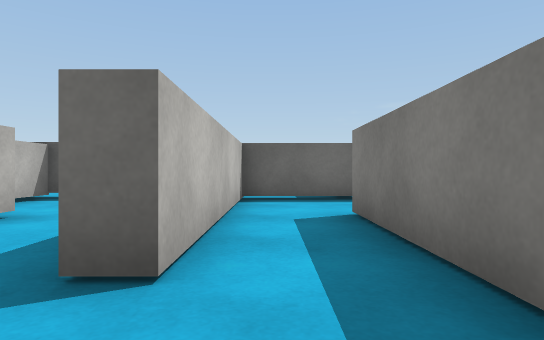
[1] (above)

16 first-person views from a walk through a Unity game level. The camera is 0.57 m above the floor, looks level and sees 75° across. The floor is counted in squares, 1 m on a side. Each view is taken from the middle of a square. On the plan, view 1 faces up. The plan holds only what a view shows up to about 10 squares ahead; the rest is blank. Surface patterns are stand-ins for the level's own textures.

[2]
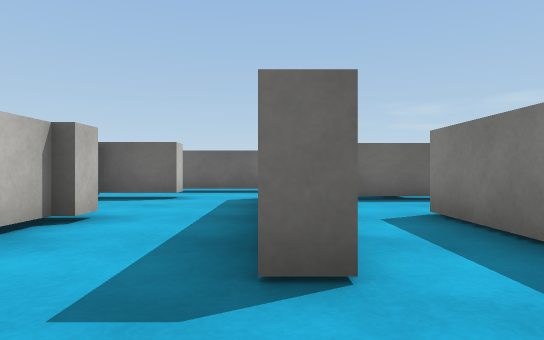

[3]
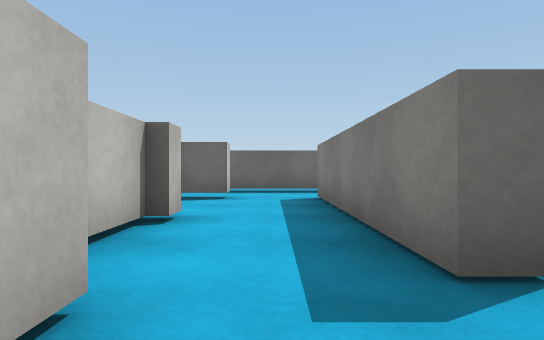

[4]
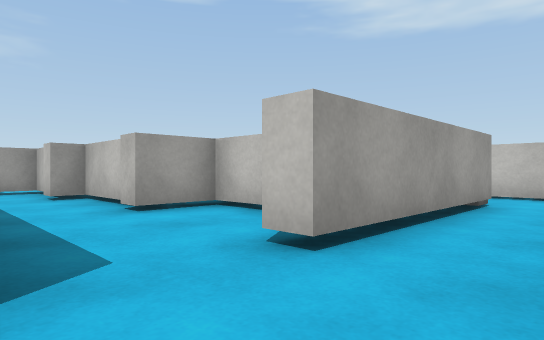

[5]
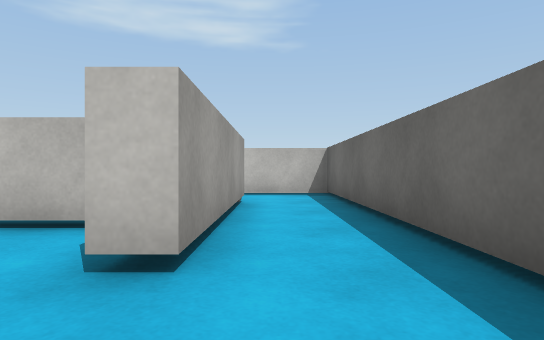

[6]
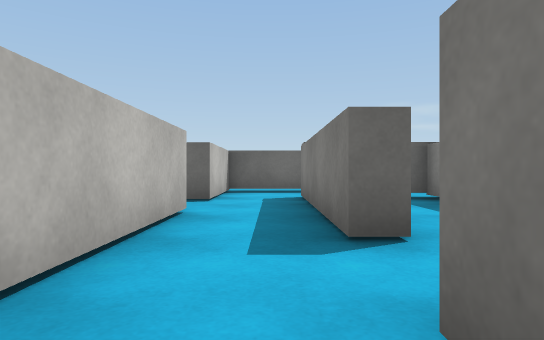

[7]
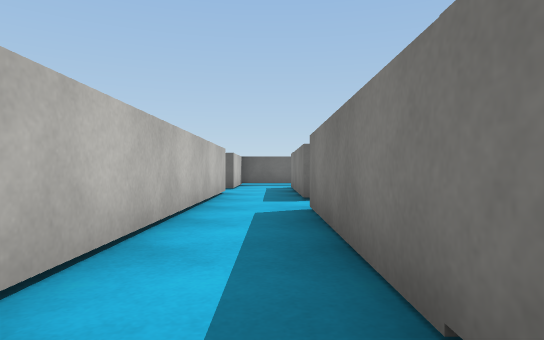

[8]
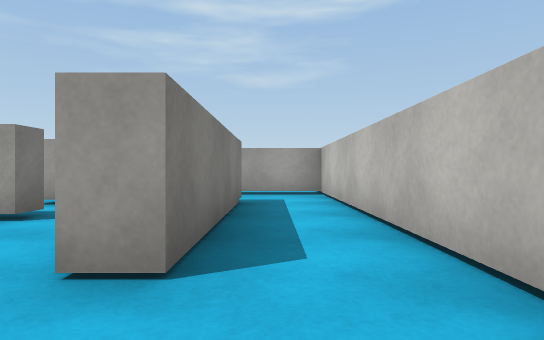

[9]
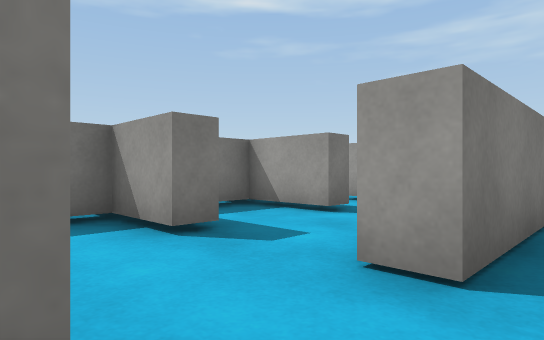

[10]
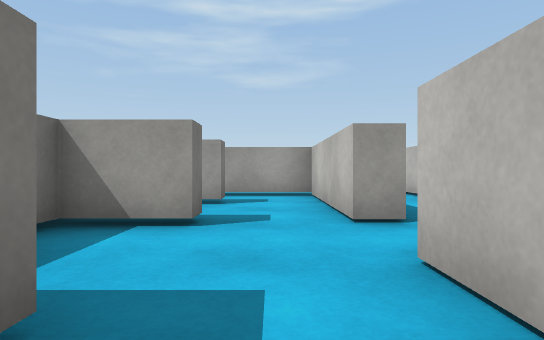

[11]
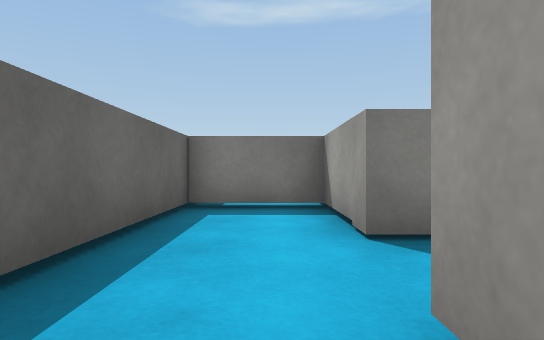

[12]
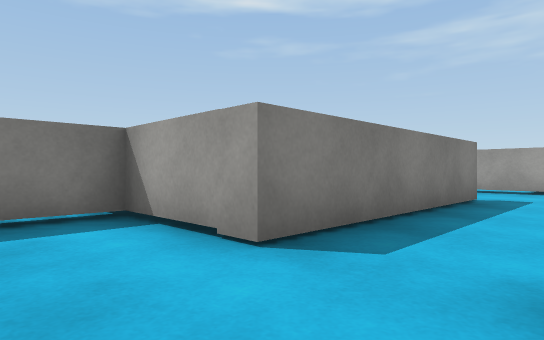

[13]
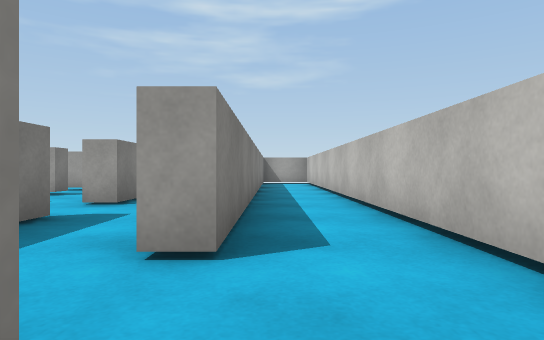

[14]
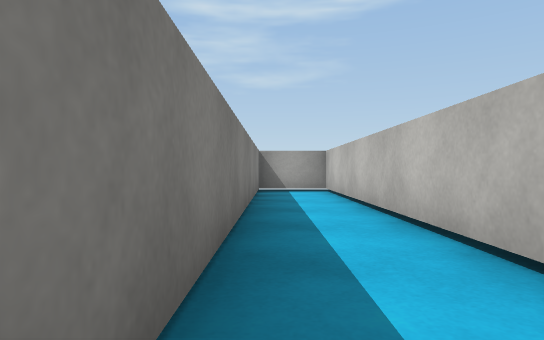

[15]
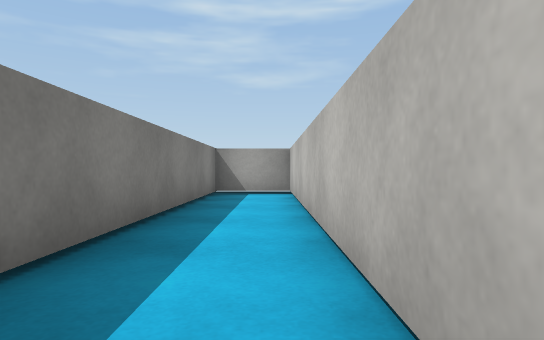

[16]
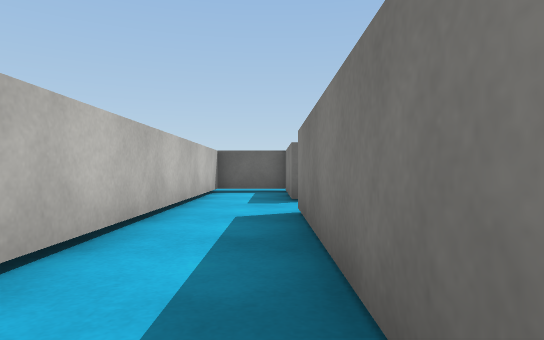

### Floor plan
Key: @ floor where view 1 was taken; # wall or solid block; . floor.
Columns run from 12 left of view 1 to 2 right of it. Each row starts with its distance up from view 1.
 10 ###############
  9 #..#..........#
  8 #..#..........#
  7 #..#.#####.####
  6 #....#.#...#...
  5 #....#.#...#..
  4 #..#.#.##..#.#
  3 #..#.#..#..#.#
  2 #..#....#..#.#
  1 #..#.#.###...#
  0 #..#.#...#..@
 -1 #..#.#.######
 -2 #..#.#.... ..
 -3 #..#.###.
 -4 #..#....
 -5 #..###
 -6 #..#..
 -7 #..#
 -8 ####

Where each view was taken, in squares from view 1:
view 1: 0 up, 0 right, facing up
view 2: 0 up, 1 left, facing up
view 3: 0 up, 2 left, facing up
view 4: 9 up, 1 left, facing down-left
view 5: 8 up, 1 left, facing left
view 6: 0 up, 8 left, facing up
view 7: 4 down, 8 left, facing up
view 8: 3 up, 8 left, facing down
view 9: 3 up, 8 left, facing down-right
view 10: 5 up, 6 left, facing down
view 11: 8 up, 4 left, facing right
view 12: 9 up, 3 left, facing down-right
view 13: 7 up, 10 left, facing down
view 14: 2 up, 10 left, facing down
view 15: 1 up, 11 left, facing down
view 16: 0 up, 10 left, facing up
